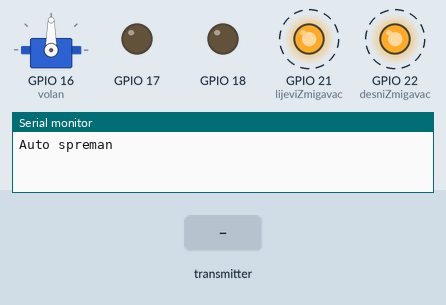
The sketch below on a simulated ESP32. On the bench: servo, output pins drawn as LEDs (lit = HIGH), the last lines printed to the serial monitor. Dashed ring = blinking. Inputs (shaded band) come from the test bench.

Above: at 0.6 s.
1.3 s: the transmitter starts sending gas = 0
At 2.21 s:
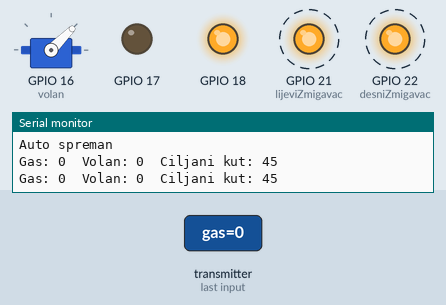
4.3 s: the transmitter starts sending volan = 1024
At 4.63 s:
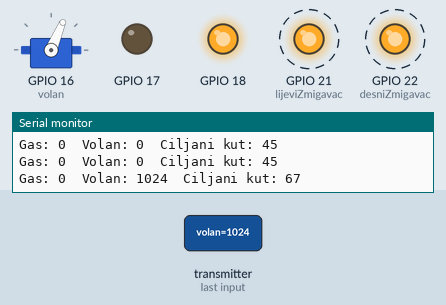
7.3 s: the transmitter starts sending gas = 2048
At 7.85 s:
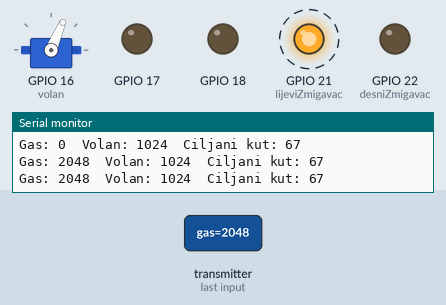
10.3 s: the transmitter starts sending volan = 0
At 11.07 s:
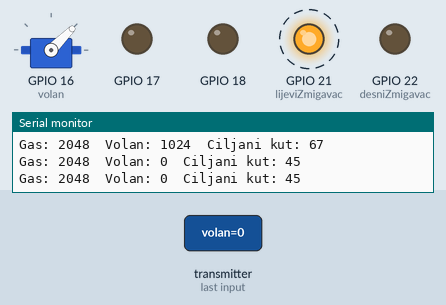
13.3 s: the transmitter starts sending gas = 4095
At 13.49 s:
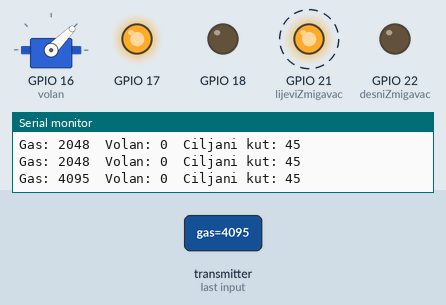
16.3 s: the transmitter starts sending volan = 2048
At 16.71 s:
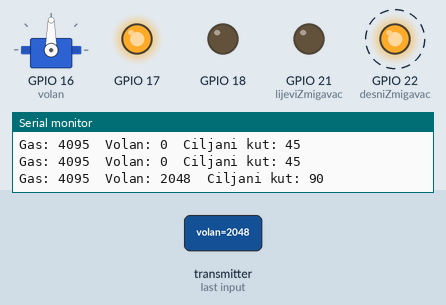
Timing chart, 0 to 20.3 s (numbered marks = the images above; inputs shaded):
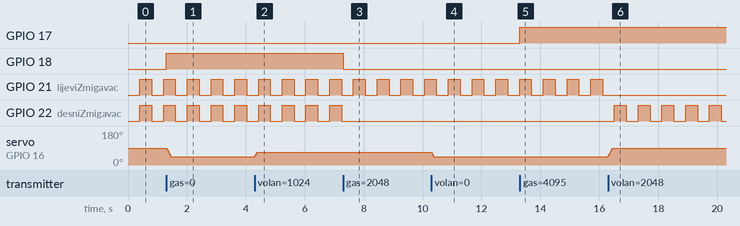

The sketch:

Auto.ino
```cpp
#include <WiFi.h>
#include <esp_now.h>
#include <ESP32Servo.h>

// ==================================================
// SERVO VOLAN
// ==================================================

Servo volan;

int trenutniKut = 90;
int ciljaniKut = 90;


// ==================================================
// ŽMIGAVCI
// ==================================================

const int lijeviZmigavac = 21;
const int desniZmigavac = 22;

unsigned long zadnjeTrepere = 0;
bool stanjeTrepere = false;

const int vrijemeTrepere = 400;


// ==================================================
// ESP-NOW PORUKA
// ==================================================

typedef struct {
  int gas;
  int volan;
} Poruka;

Poruka podatak;


// ==================================================
// MOTOR
// ==================================================

void motor(int smjer) {

  if (smjer == 1) {

    digitalWrite(17, HIGH);
    digitalWrite(18, LOW);
  }

  else if (smjer == -1) {

    digitalWrite(17, LOW);
    digitalWrite(18, HIGH);
  }

  else {

    digitalWrite(17, LOW);
    digitalWrite(18, LOW);
  }
}


// ==================================================
// UGASI ŽMIGAVCE
// ==================================================

void ugasiZmigavce() {

  digitalWrite(lijeviZmigavac, LOW);
  digitalWrite(desniZmigavac, LOW);
}


// ==================================================
// TREPERENJE ŽMIGAVACA
// ==================================================

void treperiZmigavac(int lijevi, int desni) {

  unsigned long trenutnoVrijeme = millis();

  if (trenutnoVrijeme - zadnjeTrepere >= vrijemeTrepere) {

    zadnjeTrepere = trenutnoVrijeme;

    stanjeTrepere = !stanjeTrepere;
  }

  if (stanjeTrepere) {

    digitalWrite(lijeviZmigavac, lijevi);
    digitalWrite(desniZmigavac, desni);
  }

  else {

    digitalWrite(lijeviZmigavac, LOW);
    digitalWrite(desniZmigavac, LOW);
  }
}


// ==================================================
// PRIMANJE ESP-NOW PODATAKA
// ==================================================

void primiPodatak(
  const esp_now_recv_info *info,
  const uint8_t *incomingData,
  int len
) {

  memcpy(&podatak, incomingData, sizeof(podatak));


  // ==================================================
  // VOLAN
  // ==================================================

  int vrijednostVolana = podatak.volan;


  // Mrtva zona volana
  // Stvarna sredina je oko 1865

  if (vrijednostVolana >= 1765 &&
      vrijednostVolana <= 1965) {

    vrijednostVolana = 1865;
  }


  // Joystick 0-4095 -> servo 45-135 stupnjeva

  int kut = map(
    vrijednostVolana,
    0,
    4095,
    45,
    135
  );


  kut = constrain(kut, 45, 135);


  // Postavi ciljani kut

  ciljaniKut = kut;


  // ==================================================
  // GAS
  // ==================================================

  if (podatak.gas > 2500) {

    motor(1);
  }

  else if (podatak.gas < 1500) {

    motor(-1);
  }

  else {

    motor(0);
  }


  // ==================================================
  // SERIAL MONITOR
  // ==================================================

  Serial.print("Gas: ");
  Serial.print(podatak.gas);

  Serial.print("  Volan: ");
  Serial.print(podatak.volan);

  Serial.print("  Ciljani kut: ");
  Serial.println(ciljaniKut);
}


// ==================================================
// SETUP
// ==================================================

void setup() {

  Serial.begin(115200);


  // ==================================================
  // WIFI
  // ==================================================

  WiFi.mode(WIFI_STA);


  // ==================================================
  // MOTOR
  // ==================================================

  pinMode(17, OUTPUT);
  pinMode(18, OUTPUT);


  // ==================================================
  // ŽMIGAVCI
  // ==================================================

  pinMode(lijeviZmigavac, OUTPUT);
  pinMode(desniZmigavac, OUTPUT);

  ugasiZmigavce();


  // ==================================================
  // SERVO
  // ==================================================

  volan.attach(16);

  volan.write(90);

  trenutniKut = 90;
  ciljaniKut = 90;


  // ==================================================
  // ESP-NOW
  // ==================================================

  if (esp_now_init() != ESP_OK) {

    Serial.println("ESP-NOW greska");

    return;
  }


  esp_now_register_recv_cb(primiPodatak);


  Serial.println("Auto spreman");
}


// ==================================================
// LOOP
// ==================================================

void loop() {


  // ==================================================
  // GLATKO POMICANJE SERVA
  // ==================================================

  if (trenutniKut < ciljaniKut) {

    trenutniKut += 3;

    if (trenutniKut > ciljaniKut) {

      trenutniKut = ciljaniKut;
    }

    volan.write(trenutniKut);
  }


  else if (trenutniKut > ciljaniKut) {

    trenutniKut -= 3;

    if (trenutniKut < ciljaniKut) {

      trenutniKut = ciljaniKut;
    }

    volan.write(trenutniKut);
  }


  // ==================================================
  // ŽMIGAVCI
  // ==================================================

  // RIKVERC
  // OBA ŽMIGAVCA

  if (podatak.gas < 1500) {

    treperiZmigavac(1, 1);
  }


  // NIJE RIKVERC
  // GLEDAMO VOLAN

  else {

    // LIJEVO

    if (podatak.volan < 1765) {

      treperiZmigavac(1, 0);
    }


    // DESNO

    else if (podatak.volan > 1965) {

      treperiZmigavac(0, 1);
    }


    // SREDINA

    else {

      ugasiZmigavce();

      stanjeTrepere = false;
      zadnjeTrepere = millis();
    }
  }


  delay(10);
}
```

Measured:
- after the input at 1.3 s, GPIO 18: LOW → HIGH at once; servo on GPIO 16 (volan): 90° → 45° at once
- after the input at 4.3 s, servo on GPIO 16 (volan): 45° → 67° at once
- after the input at 7.3 s, GPIO 18: HIGH → LOW at once; GPIO 22 (desniZmigavac): stops changing and stays LOW
- after the input at 10.3 s, servo on GPIO 16 (volan): 67° → 45° at once
- after the input at 13.3 s, GPIO 17: LOW → HIGH at once
- after the input at 16.3 s, GPIO 21 (lijeviZmigavac): stops changing and stays LOW; GPIO 22 (desniZmigavac): alternates HIGH for 0.40 s and LOW for 0.40 s, starting after 0.21 s; servo on GPIO 16 (volan): 45° → 90° at once
- by itself, GPIO 21 (lijeviZmigavac), GPIO 22 (desniZmigavac): alternates HIGH for 0.40 s and LOW for 0.40 s
